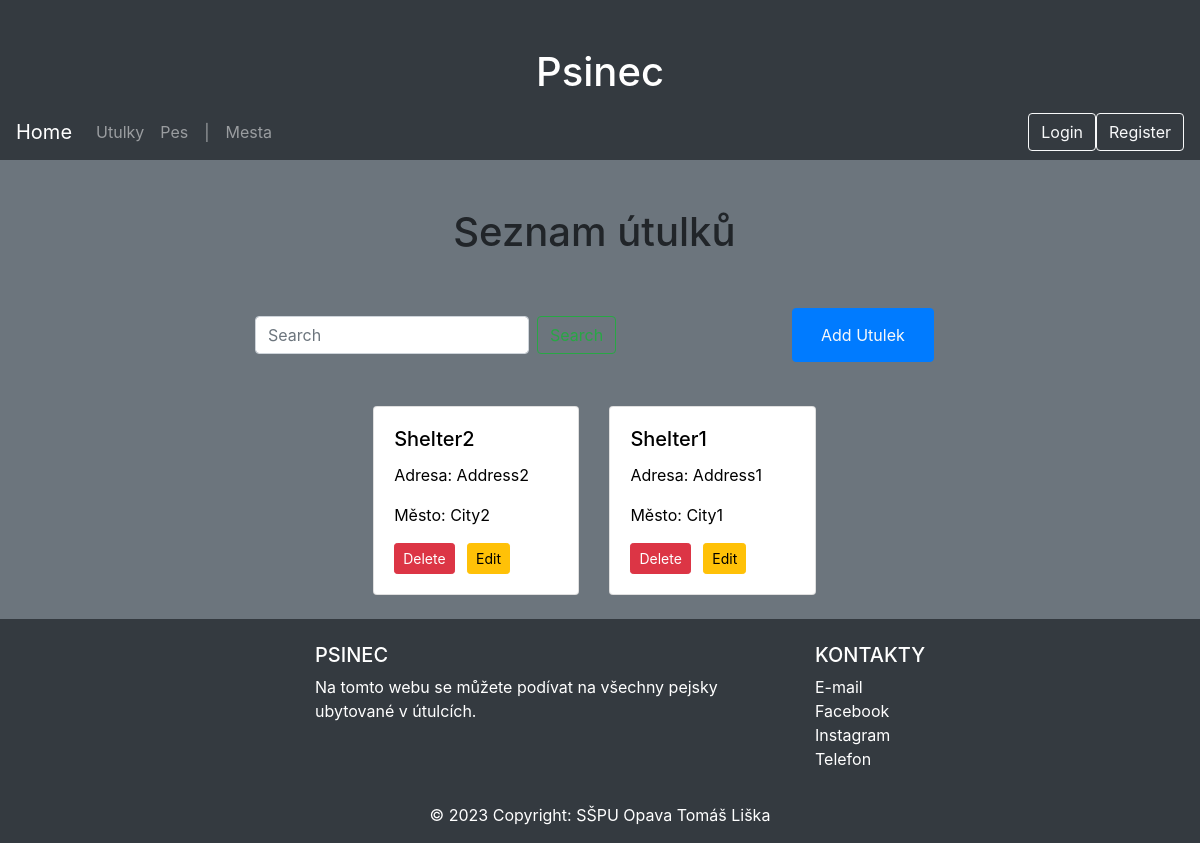
/utulky, run on an earlier commit of the app's database.
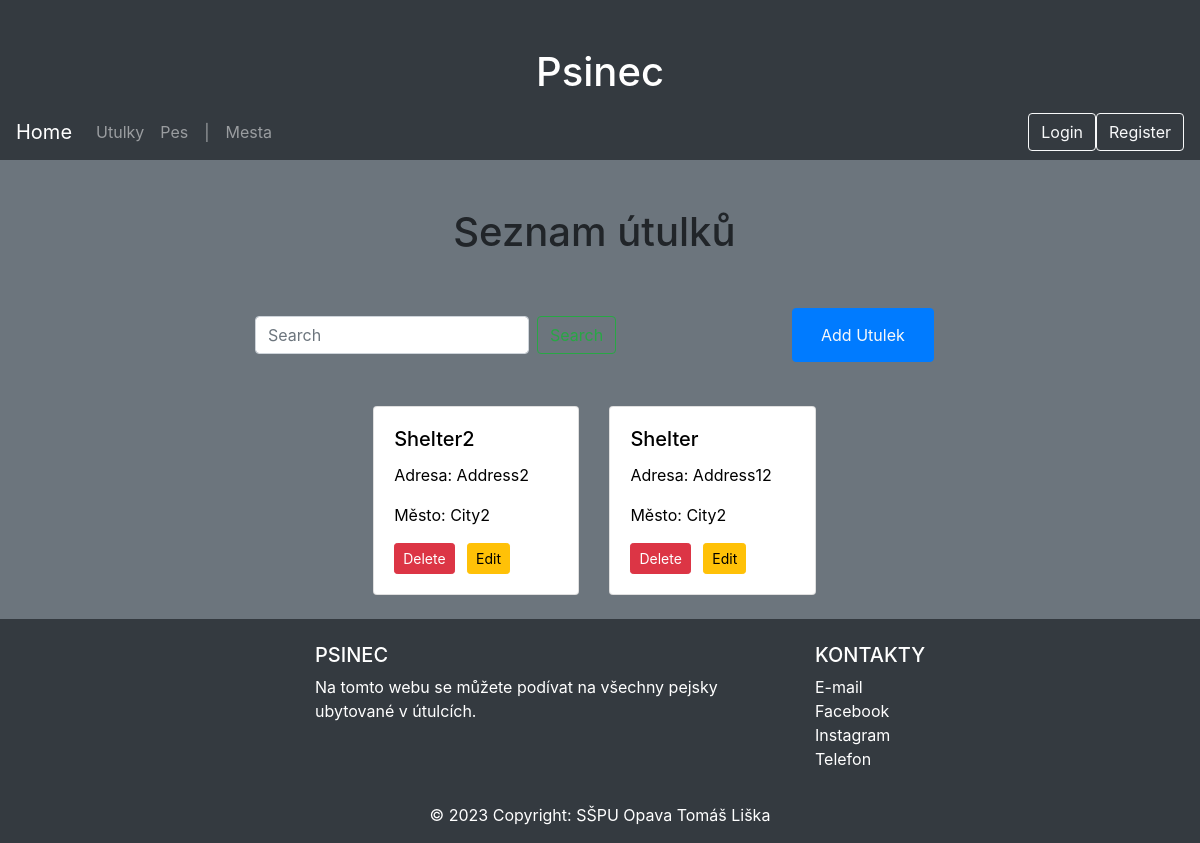
And on a later commit of the database.
### website/models.py (models this page shows, shortened)
class Utulek(db.Model):
    nazev = db.Column(db.String(45), primary_key=True)
    adresa = db.Column(db.String(45), nullable=False)
    mesto_nazev = db.Column(db.String(45), db.ForeignKey('mesto.nazev'), nullable=False)
    mesto = db.relationship('Mesto', backref=db.backref('utulky', lazy=True))

### website/views.py (the view)
@app.route('/utulky')
def show_utulky():
    search_term = request.args.get('search', '')
    mesto_nazev_filter = request.args.get('mesto_nazev', '')
    if 'clear_filters' in request.args:
        return redirect(url_for('show_utulky'))
    base_query = Utulek.query.filter(
        or_(Utulek.nazev.ilike(f"%{search_term}%"), Utulek.mesto_nazev.ilike(f"%{search_term}%"))
    )
    if mesto_nazev_filter and mesto_nazev_filter != '':
        base_query = base_query.filter_by(mesto_nazev=mesto_nazev_filter)
    utulky_entries = base_query.all()
    return render_template('utulky.html', utulky_entries=utulky_entries, search_term=search_term, mesto_nazev_filter=mesto_nazev_filter)

### website/templates/utulky.html (shortened to what this page needs)
<!DOCTYPE html>
<html lang="en">
<head>
    <link rel="stylesheet" href="https://stackpath.bootstrapcdn.com/bootstrap/4.5.2/css/bootstrap.min.css">
</head>
<body class="bg-dark">
    <div class="jumbotron-fluid bg-dark mt-5">
        <h1 class="text-white text-center">Psinec</h1>
        {% include 'navbar.html' %}
    </div>
    <div class="container-fluid mr-5 bg-secondary">
        <div class="container row col-md-10 ml-auto">
            <div class="col-md-9">
                <h1 class="text-center mt-5">Seznam útulků</h1>
                <div class="row mt-5 justify-content-center">
                    <div class="col-md-12">
                        <form method="GET" action="{{ url_for('show_utulky') }}"
                            class="form-inline mb-4 justify-content-center">
                            <input class="form-control mr-sm-2" type="text" placeholder="Search" name="search"
                                value="{{ request.args.get('search', '') }}">
                            <button class="btn btn-outline-success my-2 my-sm-0" type="submit">Search</button>
                            <div class="ml-auto">
                                <div class="btn btn-primary my-2 my-sm-1">
                                    <a class="nav-link text-light" href="/utulky/add">Add Utulek</a>
                                </div>
                            </div>
                        </form>
                    </div>
                </div>
                <div class="row justify-content-center mt-3">
                    {% for utulek in utulky_entries[::-1] %}
                    <a href="{{ url_for('utulek_detail', utulek_nazev=utulek.nazev) }}" class="card-link">
                        <div class="col-md-4 mb-4">
                            <div class="card">
                                <div class="card-body">
                                    <h5 class="card-title">{{ utulek.nazev }}</h5>
                                    <p class="card-text">Adresa: {{ utulek.adresa }}</p>
                                    <p class="card-text">Město: {{ utulek.mesto_nazev }}</p>
                                    <form method="post" action="{{ url_for('delete_utulek', nazev=utulek.nazev) }}"
                                        style="display: inline;">
                                        <button type="submit" class="btn btn-danger btn-sm">Delete</button>
                                    </form>
                                    <a href="{{ url_for('edit_utulek', nazev=utulek.nazev) }}"
                                        class="btn btn-warning btn-sm ml-2">Edit</a>
                                </div>
                            </div>
                        </div>
                    </a>
                    {% endfor %}
                </div>
            </div>
        </div>
    </div>
    {% include 'footer.html' %}
</body>
</html>

What changed in the data, as far as the page shows it:
removed Utulek: nazev "Shelter1", adresa "Address1", mesto_nazev "City1"
added Utulek: nazev "Shelter", adresa "Address12", mesto_nazev "City2"
